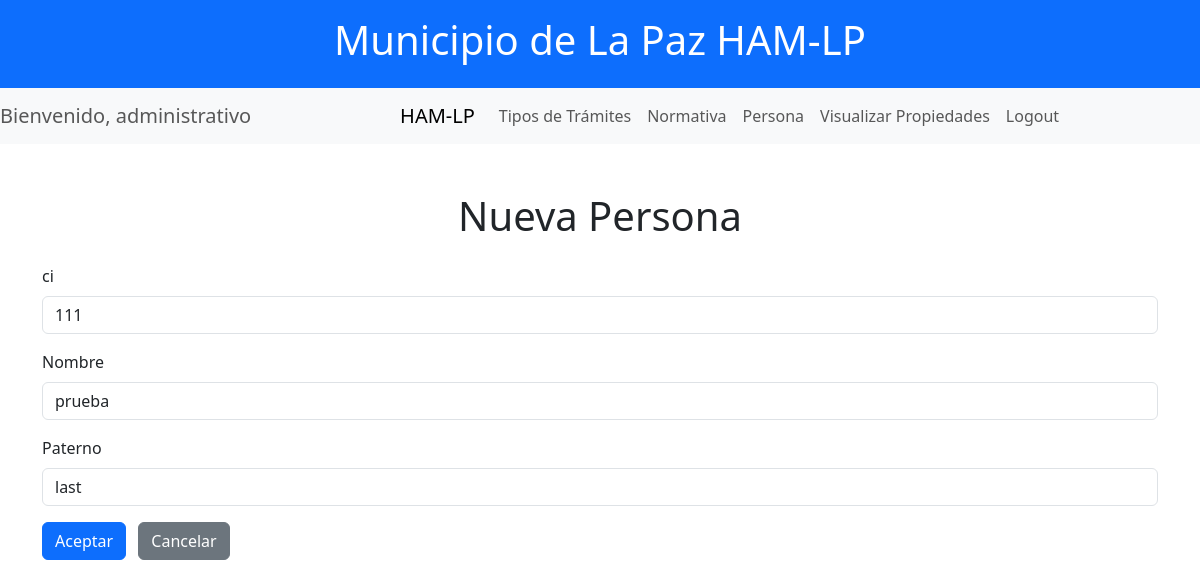
The page /2/editarPersona.php?ci=111 (signed in) on the database its author committed.
### tables this page shows
CREATE TABLE `persona` (
  `ci` int(11) NOT NULL,
  `nombre` varchar(50) NOT NULL,
  `paterno` varchar(50) NOT NULL
);

### 2/editarPersona.php (the view, shortened to what this page needs)
<?php
$ci=$_GET["ci"];
include "conexion.php";
$sql="select * from persona where ci=$ci";
$resultado=mysqli_query($conn, $sql);
$fila=mysqli_fetch_array($resultado);
$ci=$fila["ci"];
$nombre=$fila["nombre"];
$paterno=$fila["paterno"];
?>
<!DOCTYPE html>
<html lang="es">
<head>
    <link href="https://cdn.jsdelivr.net/npm/bootstrap@5.3.3/dist/css/bootstrap.min.css" rel="stylesheet">
</head>
<body>
    <?php include('./nav.php'); ?>
    <main class="container mt-5">
        <div class="text-center mb-4">
            <h1>Nueva Persona</h1>
        </div>
	<form action="" method="POST">
		 <div class="mb-3">
			<label for="id" class="form-label">ci</label>
			<input type="text" class="form-control" id="ci" name="ci" value="<?php echo $ci; ?>"  readonly>
		</div>
		 <div class="mb-3">
			<label for="nombre" class="form-label">Nombre</label>
			<input type="text" class="form-control" id="nombre" name="nombre" value="<?php echo $nombre; ?>">
		</div>
		<div class="mb-3">
			<label for="paterno" class="form-label">Paterno</label>
			<input type="text" class="form-control" id="paterno" name="paterno" value="<?php echo $paterno; ?>">
		</div>
		<input type="submit" name="Aceptar" value="Aceptar" class='btn btn-primary'/>
    <a href="Persona.php" class="btn btn-secondary ms-2">Cancelar</a>
	</form>
</body>
<html>

### rows shown on the page
persona: ci "111", nombre "prueba", paterno "last"

### other values the page prints
$_SESSION['rol'] "administrativo"
